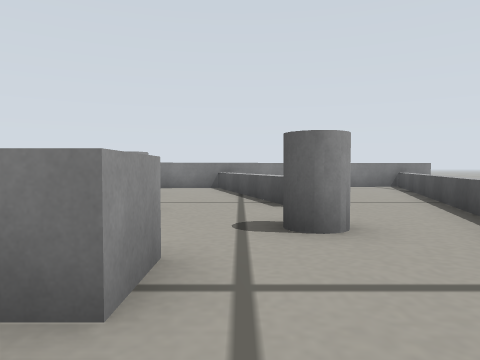
View 1 (above)

16 first-person views from a walk through a world built for the Gazebo simulator. The camera is 0.14 m above the floor, tilts 2° down and sees 70° across. The floor is counted in squares, 0.2 m on a side. Each view is taken from the middle of a square. On the plan, view 1 faces up. The plan holds only what a view shows up to about 10 squares ahead; the rest is blank. The place goes on beyond the plan.

View 2
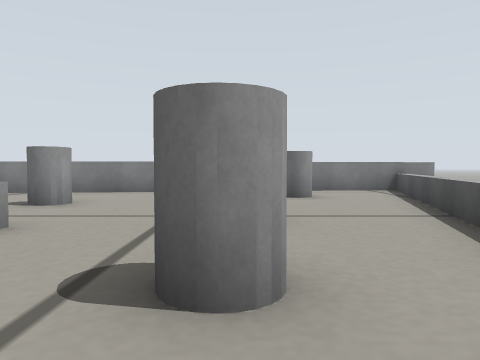

View 3
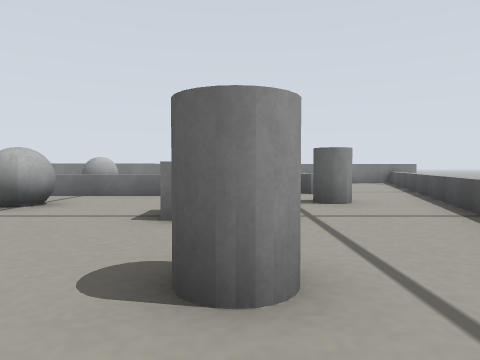

View 4
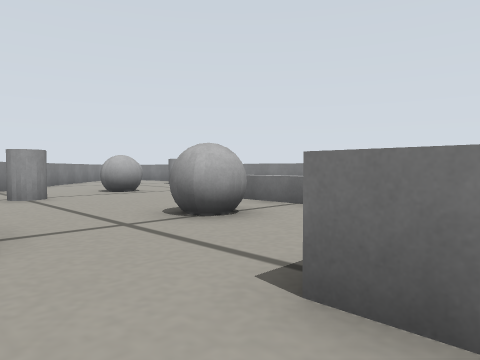

View 5
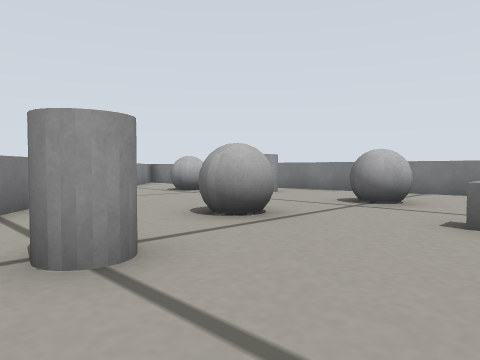

View 6
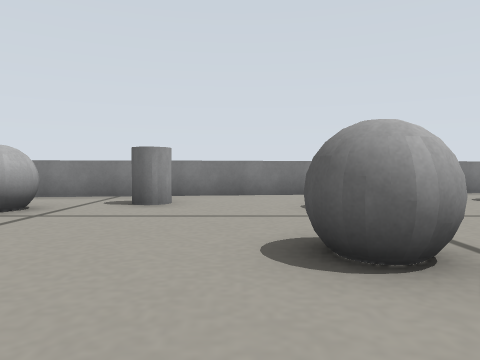

View 7
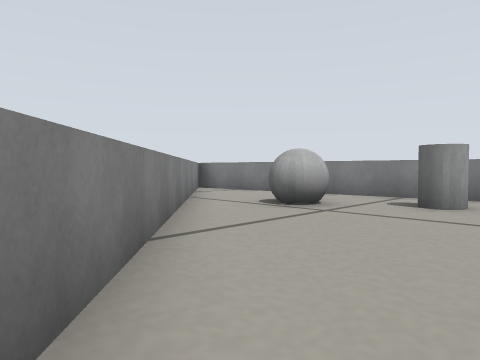

View 8
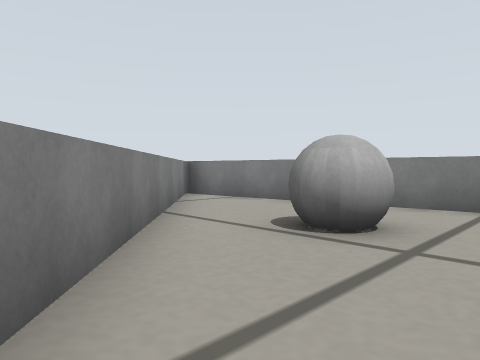

View 9
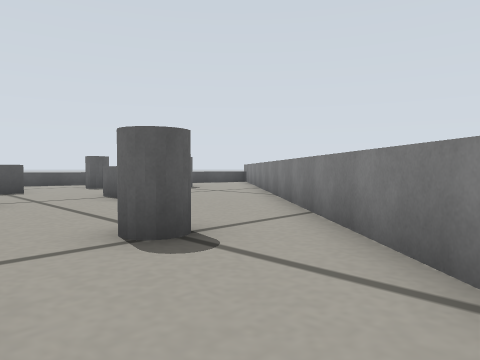

View 10
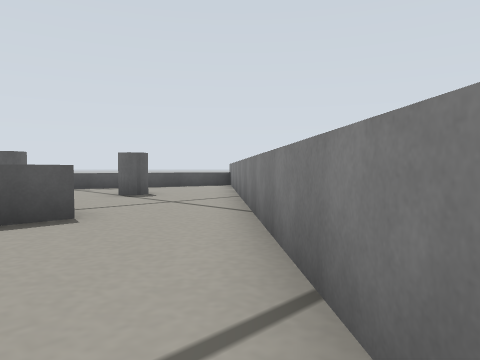

View 11
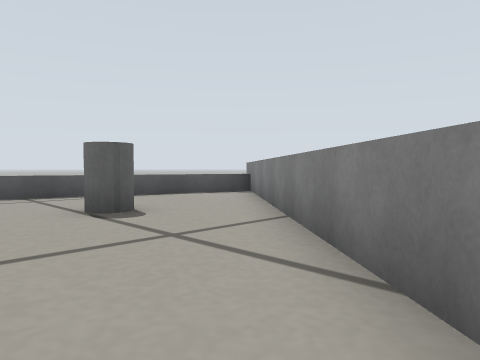

View 12
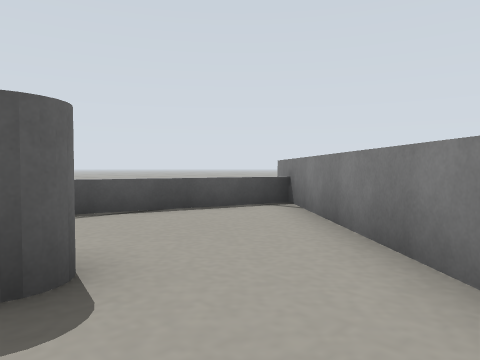

View 13
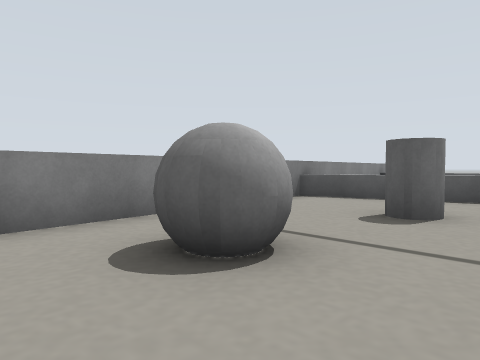

View 14
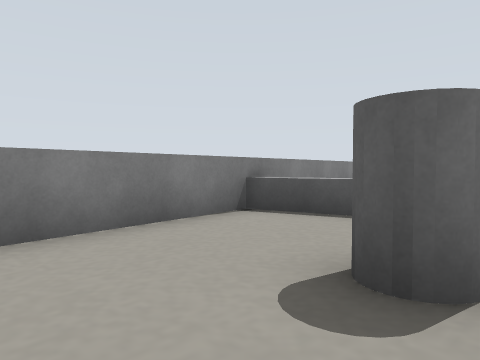

View 15
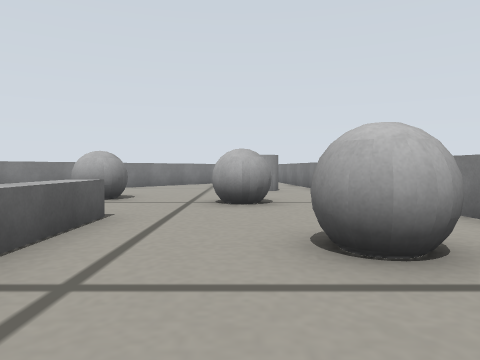

View 16
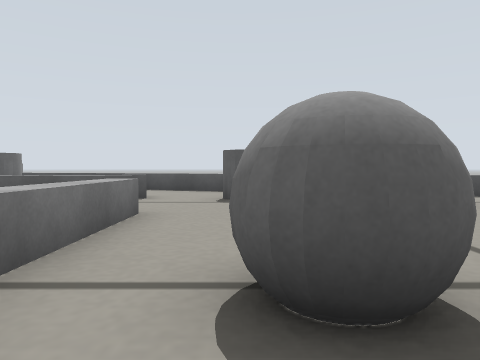

### Floor plan
Points are (right, up) in squares from view 1. A wall is a line through its corners. A room is listed if a view was taken in it or the views show most of it. See-through windows are left out.
Room 1 (views 1, 2, 3, 4, 5, 6, 7, 8, 9, 10, 11, 12, 13, 14, 15, 16)
walls: (4.3, 12.7) (-21.6, 9.7); (-21.5, 9.4) (-0.6, -8.8)
low walls: (-8, 6.1) (-5.8, 6.1); (-1.8, 5.6) (-8, 5.6); (0.9, 6.1) (-0.8, 12.1); (2.6, 2.1) (5.7, 12.1); (-0.8, -8.8) (1.4, -1.6)
objects: grey ball (-16, 7) to (-16, 8); grey cylinder (-14, 9); grey ball (-11, 4) to (-10, 5); grey cylinder (-10, 2); grey ball (-10, 8); grey box (-6, -1) to (-5, 0); grey ball (-6, 3) to (-5, 4); grey ball (-6, 9) to (-6, 10); grey cylinder (-3, -4) to (-2, -3); grey cylinder (-3, 9); grey box (-2, 2) to (-1, 2); grey cylinder (-1, -1); grey cylinder (1, 4); grey cylinder (2, 10) to (3, 11)

Where each view was taken, in squares from view 1:
view 1: 0 up, 0 right, facing up
view 2: 2 up, 1 right, facing up
view 3: 3 down, 1 left, facing up
view 4: 0 up, 1 left, facing up-left
view 5: 1 up, 7 left, facing up-left
view 6: 2 up, 12 left, facing up
view 7: 2 up, 12 left, facing up-left
view 8: 4 up, 14 left, facing up-left
view 9: 4 up, 13 left, facing down-right
view 10: 1 up, 11 left, facing down-right
view 11: 1 down, 8 left, facing down-right
view 12: 3 down, 5 left, facing down-right
view 13: 7 up, 8 left, facing up-right
view 14: 8 up, 5 left, facing up-right
view 15: 8 up, 3 left, facing left
view 16: 4 up, 7 left, facing right
